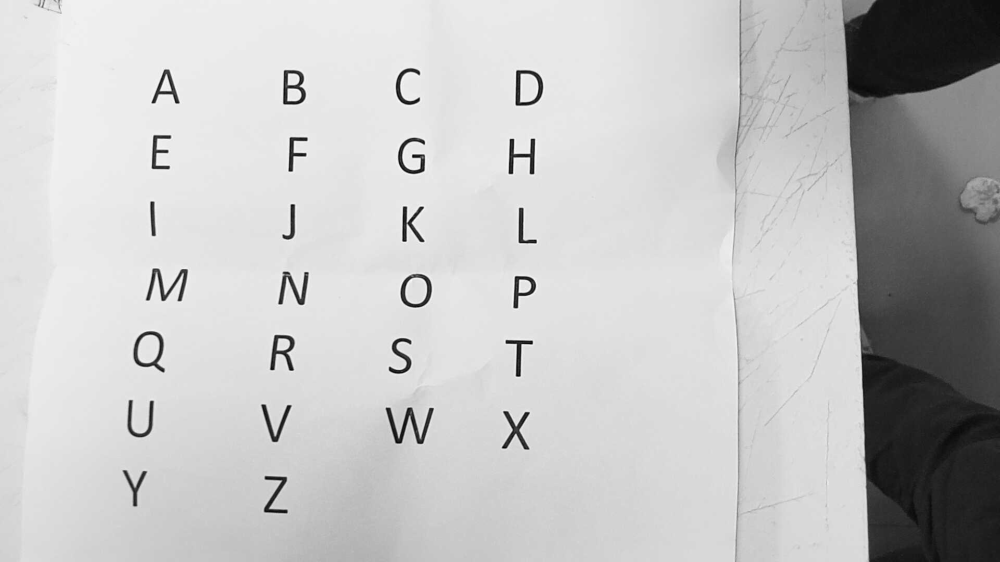
#> input picture Text Detection.png, 1000 x 562 px
$ jupyter execute --allow-errors HCI_project.ipynb
#> lines starting #> are read from the running program, lines starting #| are printed output that depends on the picture; after the words box and inside, x2 and y2 are one past the last pixel; in counts of white or black regions, pixels touching at a corner belong together
# importing necessary library

[cell 1]
import cv2
import numpy as np
import imutils
import pytesseract
from pytesseract import Output
from PIL import Image
import nltk
import os
import copy
import urllib.request
from gtts import gTTS
import pyttsx3

# connecting phone camera to opencv using python and save the png file

[cell 2]
url = "http://10.218.216.221:8080/shot.jpg"
#extract the contents of the url
#> (the rest of this cell did not finish here and is left out)

# From png file detect the text

[cell 3]
pytesseract.pytesseract.tesseract_cmd =r'C:\\Users\\ASUS\\Tesseract-OCR\\tesseract.exe'

# Read image from which text needs to be extracted
img = cv2.imread("Text Detection.png")
#> img is the input picture: shape (562, 1000, 3); min 4, max 250, mean 195.2

# Preprocessing the image starts

# Convert the image to gray scale
gray = cv2.cvtColor(img, cv2.COLOR_BGR2GRAY)

# Performing OTSU threshold
ret, thresh1 = cv2.threshold(gray, 0, 255, cv2.THRESH_OTSU | cv2.THRESH_BINARY_INV)
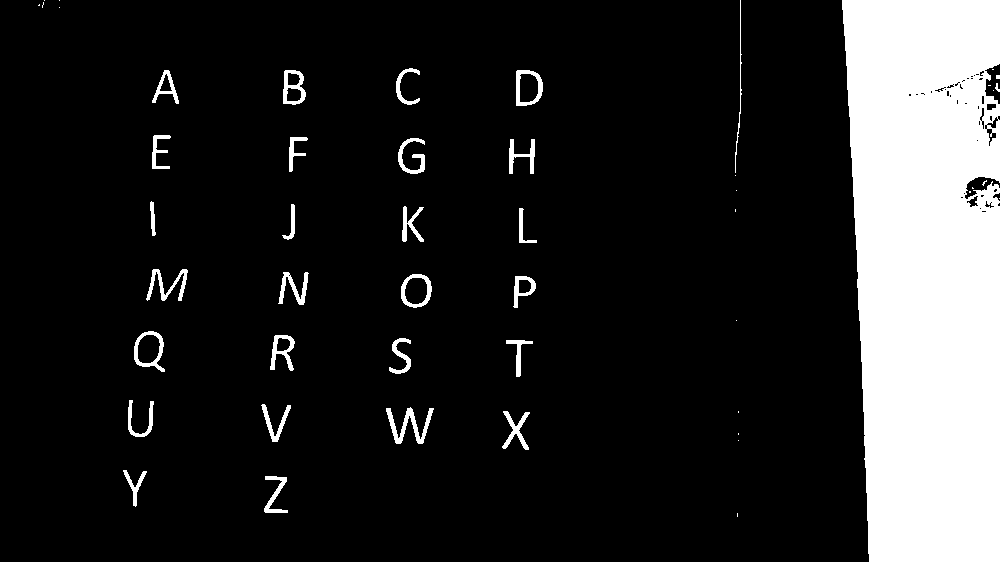
#> thresh1: shape (562, 1000); 15.6% white; 50 white regions (21 under 20 px), largest, box (x1, y1, x2, y2) and area: (842, 0, 1000, 562) 79166, (386, 407, 434, 444) 607, (146, 269, 188, 301) 458
#> ret = 140
rect_kernel = cv2.getStructuringElement(cv2.MORPH_RECT, (8, 8))

# Applying dilation on the threshold image
dilation = cv2.dilate(thresh1, rect_kernel, iterations = 1)
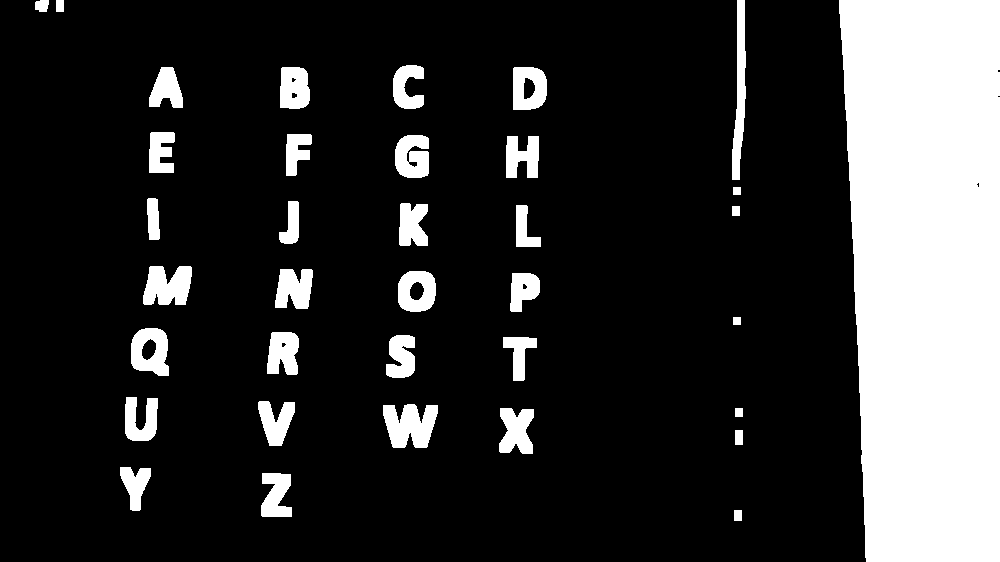
#> dilation: shape (562, 1000); 19.7% white; 36 white regions

# Finding contours
contours, hierarchy = cv2.findContours(dilation, cv2.RETR_EXTERNAL,cv2.CHAIN_APPROX_NONE)
#> contours = 36 contours; largest, box (x1, y1, x2, y2) and area: (839, 0, 1000, 562) 81496, (383, 404, 438, 448) 1636, (131, 328, 169, 376) 1438, (143, 266, 192, 305) 1397, (732, 0, 746, 180) 1335

# Creating a copy of image
im2 = img.copy()

# A text file is created and flushed
file = open("recognized.txt", "w+")
file.write("")
file.close()

# Looping through the identified contours
# Then rectangular part is cropped and passed on
# to pytesseract for extracting text from it
# Extracted text is then written into the text file
#> (the rest of this cell did not finish here and is left out)

# Reading the text file as a speech

[cell 4]
engine = pyttsx3.init()
with open('recognized.txt','r') as file:
    for i in file.readlines():
        engine.say(i)
        engine.runAndWait()
